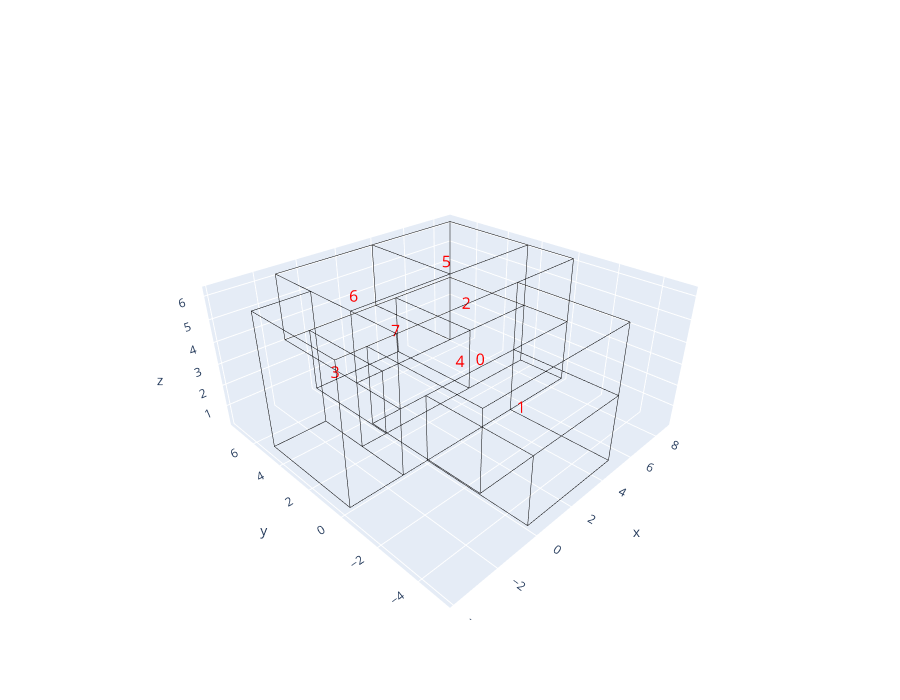

The cell this chart's notebook holds for it:
### Markdown cell above
## 8. Label cells to identify rooms

### Code cell
import plotly.graph_objects as go

fig = go.Figure()

for i, v in enumerate(cell_vertices):
    fig.add_trace(go.Scatter3d(
        x=[v.X()], y=[v.Y()], z=[v.Z()],
        mode='text',
        text=[str(i)],
        textfont=dict(size=16, color='red'),
        showlegend=False
    ))

for e in Topology.Edges(cellcomplex):
    vs = Topology.Vertices(e)
    fig.add_trace(go.Scatter3d(
        x=[vs[0].X(), vs[1].X()],
        y=[vs[0].Y(), vs[1].Y()],
        z=[vs[0].Z(), vs[1].Z()],
        mode='lines',
        line=dict(color='black', width=1),
        showlegend=False
    ))

fig.update_layout(
    width=900, height=700,
    showlegend=False,
    scene=dict(
        xaxis=dict(visible=True),
        yaxis=dict(visible=True),
        zaxis=dict(visible=True),
        bgcolor='white',
        camera=dict(
            eye=dict(x=-1.5, y=-1.5, z=1.2)
        )
    ),
    paper_bgcolor='white'
)
fig.show()

### Figure 1 — Plotly figure (JSON) as saved in the notebook; plotly's stock layout.template omitted (floating-point values rounded to 4 significant figures)
{"data": [{"mode": "text", "showlegend": false, "text": ["0"], "textfont": {"color": "red", "size": 16}, "type": "scatter3d", "x": [0.625], "y": [-2.083], "z": [4.45]}, {"mode": "text", "showlegend": false, "text": ["1"], "textfont": {"color": "red", "size": 16}, "type": "scatter3d", "x": [2.5], "y": [-2.5], "z": [1.7]}, {"mode": "text", "showlegend": false, "text": ["2"], "textfont": {"color": "red", "size": 16}, "type": "scatter3d", "x": [3.5], "y": [1.333], "z": [4.4]}, {"mode": "text", "showlegend": false, "text": ["3"], "textfont": {"color": "red", "size": 16}, "type": "scatter3d", "x": [-2.434], "y": [2.237], "z": [3.358]}, {"mode": "text", "showlegend": false, "text": ["4"], "textfont": {"color": "red", "size": 16}, "type": "scatter3d", "x": [3.162], "y": [1.324], "z": [1.788]}, {"mode": "text", "showlegend": false, "text": ["5"], "textfont": {"color": "red", "size": 16}, "type": "scatter3d", "x": [6.0], "y": [5.0], "z": [4.4]}, {"mode": "text", "showlegend": false, "text": ["6"], "textfont": {"color": "red", "size": 16}, "type": "scatter3d", "x": [0.625], "y": [5.0], "z": [4.45]}, {"mode": "text", "showlegend": false, "text": ["7"], "textfont": {"color": "red", "size": 16}, "type": "scatter3d", "x": [2.75], "y": [5.0], "z": [2.0]}, {"line": {"color": "black", "width": 1}, "mode": "lines", "showlegend": false, "type": "scatter3d", "x": [0, -2.5], "y": [-5, -5.0], "z": [3.2, 3.2]}, {"line": {"color": "black", "width": 1}, "mode": "lines", "showlegend": false, "type": "scatter3d", "x": [0, 0], "y": [0, -5], "z": [3.2, 3.2]}, {"line": {"color": "black", "width": 1}, "mode": "lines", "showlegend": false, "type": "scatter3d", "x": [-1.25, 0], "y": [8e-06, 0], "z": [3.2, 3.2]}, {"line": {"color": "black", "width": 1}, "mode": "lines", "showlegend": false, "type": "scatter3d", "x": [-2.5, -1.25], "y": [8e-06, 8e-06], "z": [3.2, 3.2]}, {"line": {"color": "black", "width": 1}, "mode": "lines", "showlegend": false, "type": "scatter3d", "x": [-2.5, -2.5], "y": [-5.0, 8e-06], "z": [3.2, 3.2]}, {"line": {"color": "black", "width": 1}, "mode": "lines", "showlegend": false, "type": "scatter3d", "x": [0, 5.0], "y": [-5, -5.0], "z": [3.2, 3.2]}, {"line": {"color": "black", "width": 1}, "mode": "lines", "showlegend": false, "type": "scatter3d", "x": [5.0, 5.0], "y": [-5.0, -5.0], "z": [3.2, 6.2]}, {"line": {"color": "black", "width": 1}, "mode": "lines", "showlegend": false, "type": "scatter3d", "x": [5.0, -2.5], "y": [-5.0, -5.0], "z": [6.2, 6.2]}, {"line": {"color": "black", "width": 1}, "mode": "lines", "showlegend": false, "type": "scatter3d", "x": [-2.5, -2.5], "y": [-5.0, -5.0], "z": [6.2, 3.2]}, {"line": {"color": "black", "width": 1}, "mode": "lines", "showlegend": false, "type": "scatter3d", "x": [5.0, 5.0], "y": [4e-06, -5.0], "z": [3.2, 3.2]}, {"line": {"color": "black", "width": 1}, "mode": "lines", "showlegend": false, "type": "scatter3d", "x": [0, 5.0], "y": [0, 4e-06], "z": [3.2, 3.2]}, {"line": {"color": "black", "width": 1}, "mode": "lines", "showlegend": false, "type": "scatter3d", "x": [5.0, 5.0], "y": [8e-06, 4e-06], "z": [6.2, 3.2]}, {"line": {"color": "black", "width": 1}, "mode": "lines", "showlegend": false, "type": "scatter3d", "x": [-1.25, 5.0], "y": [8e-06, 8e-06], "z": [6.2, 6.2]}, {"line": {"color": "black", "width": 1}, "mode": "lines", "showlegend": false, "type": "scatter3d", "x": [-1.25, -1.25], "y": [8e-06, 8e-06], "z": [3.2, 6.2]}, {"line": {"color": "black", "width": 1}, "mode": "lines", "showlegend": false, "type": "scatter3d", "x": [-2.5, -1.25], "y": [8e-06, 8e-06], "z": [6.2, 6.2]}, {"line": {"color": "black", "width": 1}, "mode": "lines", "showlegend": false, "type": "scatter3d", "x": [-2.5, -2.5], "y": [8e-06, 8e-06], "z": [3.2, 6.2]}, {"line": {"color": "black", "width": 1}, "mode": "lines", "showlegend": false, "type": "scatter3d", "x": [-2.5, -2.5], "y": [-5.0, 8e-06], "z": [6.2, 6.2]}, {"line": {"color": "black", "width": 1}, "mode": "lines", "showlegend": false, "type": "scatter3d", "x": [5.0, 5.0], "y": [8e-06, -5.0], "z": [6.2, 6.2]}, {"line": {"color": "black", "width": 1}, "mode": "lines", "showlegend": false, "type": "scatter3d", "x": [0, 5], "y": [-5, -5], "z": [0.2, 0.2]}, {"line": {"color": "black", "width": 1}, "mode": "lines", "showlegend": false, "type": "scatter3d", "x": [5, 5.0], "y": [-5, -5.0], "z": [0.2, 3.2]}, {"line": {"color": "black", "width": 1}, "mode": "lines", "showlegend": false, "type": "scatter3d", "x": [0, 0], "y": [-5, -5], "z": [3.2, 0.2]}, {"line": {"color": "black", "width": 1}, "mode": "lines", "showlegend": false, "type": "scatter3d", "x": [5, 5], "y": [-5, 0], "z": [0.2, 0.2]}, {"line": {"color": "black", "width": 1}, "mode": "lines", "showlegend": false, "type": "scatter3d", "x": [5, 5.0], "y": [0, 4e-06], "z": [0.2, 3.2]}, {"line": {"color": "black", "width": 1}, "mode": "lines", "showlegend": false, "type": "scatter3d", "x": [5, 0], "y": [0, 0], "z": [0.2, 0.2]}, {"line": {"color": "black", "width": 1}, "mode": "lines", "showlegend": false, "type": "scatter3d", "x": [0, 0], "y": [0, 0], "z": [0.2, 3.2]}, {"line": {"color": "black", "width": 1}, "mode": "lines", "showlegend": false, "type": "scatter3d", "x": [0, 0], "y": [0, -5], "z": [0.2, 0.2]}, {"line": {"color": "black", "width": 1}, "mode": "lines", "showlegend": false, "type": "scatter3d", "x": [5.0, 8.75], "y": [2.5, 2.5], "z": [3.2, 3.2]}, {"line": {"color": "black", "width": 1}, "mode": "lines", "showlegend": false, "type": "scatter3d", "x": [3.75, 5.0], "y": [2.5, 2.5], "z": [3.2, 3.2]}, {"line": {"color": "black", "width": 1}, "mode": "lines", "showlegend": false, "type": "scatter3d", "x": [1.3e-05, 3.75], "y": [2.5, 2.5], "z": [3.2, 3.2]}, {"line": {"color": "black", "width": 1}, "mode": "lines", "showlegend": false, "type": "scatter3d", "x": [-1.25, 1.3e-05], "y": [2.5, 2.5], "z": [3.2, 3.2]}, {"line": {"color": "black", "width": 1}, "mode": "lines", "showlegend": false, "type": "scatter3d", "x": [-1.25, -1.25], "y": [8e-06, 2.5], "z": [3.2, 3.2]}, {"line": {"color": "black", "width": 1}, "mode": "lines", "showlegend": false, "type": "scatter3d", "x": [8.75, 5.0], "y": [8e-06, 4e-06], "z": [3.2, 3.2]}, {"line": {"color": "black", "width": 1}, "mode": "lines", "showlegend": false, "type": "scatter3d", "x": [8.75, 8.75], "y": [2.5, 8e-06], "z": [3.2, 3.2]}, {"line": {"color": "black", "width": 1}, "mode": "lines", "showlegend": false, "type": "scatter3d", "x": [8.75, 5.0], "y": [8e-06, 8e-06], "z": [6.2, 6.2]}, {"line": {"color": "black", "width": 1}, "mode": "lines", "showlegend": false, "type": "scatter3d", "x": [8.75, 8.75], "y": [8e-06, 8e-06], "z": [3.2, 6.2]}, {"line": {"color": "black", "width": 1}, "mode": "lines", "showlegend": false, "type": "scatter3d", "x": [8.75, 3.75], "y": [2.5, 2.5], "z": [6.2, 6.2]}, {"line": {"color": "black", "width": 1}, "mode": "lines", "showlegend": false, "type": "scatter3d", "x": [3.75, -1.25], "y": [2.5, 2.5], "z": [6.2, 6.2]}, {"line": {"color": "black", "width": 1}, "mode": "lines", "showlegend": false, "type": "scatter3d", "x": [-1.25, -1.25], "y": [2.5, 8e-06], "z": [6.2, 6.2]}, {"line": {"color": "black", "width": 1}, "mode": "lines", "showlegend": false, "type": "scatter3d", "x": [8.75, 8.75], "y": [8e-06, 2.5], "z": [6.2, 6.2]}, {"line": {"color": "black", "width": 1}, "mode": "lines", "showlegend": false, "type": "scatter3d", "x": [-1.25, -1.25], "y": [2.5, 2.5], "z": [6.2, 3.2]}, {"line": {"color": "black", "width": 1}, "mode": "lines", "showlegend": false, "type": "scatter3d", "x": [8.75, 8.75], "y": [2.5, 2.5], "z": [6.2, 3.2]}, {"line": {"color": "black", "width": 1}, "mode": "lines", "showlegend": false, "type": "scatter3d", "x": [3.75, 3.75], "y": [2.5, 2.5], "z": [3.2, 6.2]}, {"line": {"color": "black", "width": 1}, "mode": "lines", "showlegend": false, "type": "scatter3d", "x": [-1.25, -3.75], "y": [5.0, 5.0], "z": [6.2, 6.2]}, {"line": {"color": "black", "width": 1}, "mode": "lines", "showlegend": false, "type": "scatter3d", "x": [-3.75, -3.75], "y": [5.0, 2.5], "z": [6.2, 6.2]}, {"line": {"color": "black", "width": 1}, "mode": "lines", "showlegend": false, "type": "scatter3d", "x": [-3.75, -3.75], "y": [2.5, 8e-06], "z": [6.2, 6.2]}, {"line": {"color": "black", "width": 1}, "mode": "lines", "showlegend": false, "type": "scatter3d", "x": [-3.75, -2.5], "y": [8e-06, 8e-06], "z": [6.2, 6.2]}, {"line": {"color": "black", "width": 1}, "mode": "lines", "showlegend": false, "type": "scatter3d", "x": [-1.25, -1.25], "y": [2.5, 5.0], "z": [6.2, 6.2]}, {"line": {"color": "black", "width": 1}, "mode": "lines", "showlegend": false, "type": "scatter3d", "x": [-3.75, -3.75], "y": [8e-06, 8e-06], "z": [3.2, 0.2]}, {"line": {"color": "black", "width": 1}, "mode": "lines", "showlegend": false, "type": "scatter3d", "x": [-3.75, -3.75], "y": [8e-06, 8e-06], "z": [6.2, 3.2]}, {"line": {"color": "black", "width": 1}, "mode": "lines", "showlegend": false, "type": "scatter3d", "x": [-1.25, -1.25], "y": [8e-06, 8e-06], "z": [0.2, 3.2]}, {"line": {"color": "black", "width": 1}, "mode": "lines", "showlegend": false, "type": "scatter3d", "x": [-3.75, -1.25], "y": [8e-06, 8e-06], "z": [0.2, 0.2]}, {"line": {"color": "black", "width": 1}, "mode": "lines", "showlegend": false, "type": "scatter3d", "x": [-1.25, -1.25], "y": [5.0, 5.0], "z": [3.2, 6.2]}, {"line": {"color": "black", "width": 1}, "mode": "lines", "showlegend": false, "type": "scatter3d", "x": [-1.25, -1.25], "y": [2.5, 5.0], "z": [3.2, 3.2]}, {"line": {"color": "black", "width": 1}, "mode": "lines", "showlegend": false, "type": "scatter3d", "x": [-1.25, -1.25], "y": [2.5, 2.5], "z": [0.2, 3.2]}, {"line": {"color": "black", "width": 1}, "mode": "lines", "showlegend": false, "type": "scatter3d", "x": [-1.25, -1.25], "y": [8e-06, 2.5], "z": [0.2, 0.2]}, {"line": {"color": "black", "width": 1}, "mode": "lines", "showlegend": false, "type": "scatter3d", "x": [-1.25, -1.25], "y": [5.0, 5.0], "z": [3.2, 0.2]}, {"line": {"color": "black", "width": 1}, "mode": "lines", "showlegend": false, "type": "scatter3d", "x": [-1.25, -3.75], "y": [5.0, 5.0], "z": [0.2, 0.2]}, {"line": {"color": "black", "width": 1}, "mode": "lines", "showlegend": false, "type": "scatter3d", "x": [-3.75, -3.75], "y": [5.0, 5.0], "z": [0.2, 3.2]}, {"line": {"color": "black", "width": 1}, "mode": "lines", "showlegend": false, "type": "scatter3d", "x": [-3.75, -3.75], "y": [5.0, 5.0], "z": [3.2, 6.2]}, {"line": {"color": "black", "width": 1}, "mode": "lines", "showlegend": false, "type": "scatter3d", "x": [-3.75, -3.75], "y": [5.0, 2.5], "z": [0.2, 0.2]}, {"line": {"color": "black", "width": 1}, "mode": "lines", "showlegend": false, "type": "scatter3d", "x": [-3.75, -3.75], "y": [2.5, 8e-06], "z": [0.2, 0.2]}, {"line": {"color": "black", "width": 1}, "mode": "lines", "showlegend": false, "type": "scatter3d", "x": [-1.25, -1.25], "y": [5.0, 2.5], "z": [0.2, 0.2]}, {"line": {"color": "black", "width": 1}, "mode": "lines", "showlegend": false, "type": "scatter3d", "x": [5.0, 5.0], "y": [2.5, 2.5], "z": [0.2, 3.2]}, {"line": {"color": "black", "width": 1}, "mode": "lines", "showlegend": false, "type": "scatter3d", "x": [8.75, 5.0], "y": [2.5, 2.5], "z": [0.2, 0.2]}, {"line": {"color": "black", "width": 1}, "mode": "lines", "showlegend": false, "type": "scatter3d", "x": [8.75, 8.75], "y": [2.5, 2.5], "z": [3.2, 0.2]}, {"line": {"color": "black", "width": 1}, "mode": "lines", "showlegend": false, "type": "scatter3d", "x": [5.0, 1.3e-05], "y": [2.5, 2.5], "z": [0.2, 0.2]}, {"line": {"color": "black", "width": 1}, "mode": "lines", "showlegend": false, "type": "scatter3d", "x": [1.3e-05, 1.3e-05], "y": [2.5, 2.5], "z": [0.2, 3.2]}, {"line": {"color": "black", "width": 1}, "mode": "lines", "showlegend": false, "type": "scatter3d", "x": [1.3e-05, -1.25], "y": [2.5, 2.5], "z": [0.2, 0.2]}, {"line": {"color": "black", "width": 1}, "mode": "lines", "showlegend": false, "type": "scatter3d", "x": [-1.25, 0], "y": [8e-06, 0], "z": [0.2, 0.2]}, {"line": {"color": "black", "width": 1}, "mode": "lines", "showlegend": false, "type": "scatter3d", "x": [8.75, 8.75], "y": [8e-06, 8e-06], "z": [0.2, 3.2]}, {"line": {"color": "black", "width": 1}, "mode": "lines", "showlegend": false, "type": "scatter3d", "x": [5, 8.75], "y": [0, 8e-06], "z": [0.2, 0.2]}, {"line": {"color": "black", "width": 1}, "mode": "lines", "showlegend": false, "type": "scatter3d", "x": [8.75, 8.75], "y": [8e-06, 2.5], "z": [0.2, 0.2]}, {"line": {"color": "black", "width": 1}, "mode": "lines", "showlegend": false, "type": "scatter3d", "x": [8.75, 8.75], "y": [7.5, 2.5], "z": [3.2, 3.2]}, {"line": {"color": "black", "width": 1}, "mode": "lines", "showlegend": false, "type": "scatter3d", "x": [5.0, 8.75], "y": [7.5, 7.5], "z": [3.2, 3.2]}, {"line": {"color": "black", "width": 1}, "mode": "lines", "showlegend": false, "type": "scatter3d", "x": [5.0, 5.0], "y": [2.5, 7.5], "z": [3.2, 3.2]}, {"line": {"color": "black", "width": 1}, "mode": "lines", "showlegend": false, "type": "scatter3d", "x": [8.75, 8.75], "y": [7.5, 7.5], "z": [3.2, 6.2]}, {"line": {"color": "black", "width": 1}, "mode": "lines", "showlegend": false, "type": "scatter3d", "x": [8.75, 8.75], "y": [7.5, 2.5], "z": [6.2, 6.2]}, {"line": {"color": "black", "width": 1}, "mode": "lines", "showlegend": false, "type": "scatter3d", "x": [5.0, 3.75], "y": [7.5, 7.5], "z": [3.2, 3.2]}, {"line": {"color": "black", "width": 1}, "mode": "lines", "showlegend": false, "type": "scatter3d", "x": [3.75, 3.75], "y": [7.5, 7.5], "z": [3.2, 6.2]}, {"line": {"color": "black", "width": 1}, "mode": "lines", "showlegend": false, "type": "scatter3d", "x": [3.75, 8.75], "y": [7.5, 7.5], "z": [6.2, 6.2]}, {"line": {"color": "black", "width": 1}, "mode": "lines", "showlegend": false, "type": "scatter3d", "x": [3.75, 3.75], "y": [2.5, 7.5], "z": [3.2, 3.2]}, {"line": {"color": "black", "width": 1}, "mode": "lines", "showlegend": false, "type": "scatter3d", "x": [3.75, 3.75], "y": [7.5, 2.5], "z": [6.2, 6.2]}, {"line": {"color": "black", "width": 1}, "mode": "lines", "showlegend": false, "type": "scatter3d", "x": [1.3e-05, 3.75], "y": [7.5, 7.5], "z": [3.2, 3.2]}, {"line": {"color": "black", "width": 1}, "mode": "lines", "showlegend": false, "type": "scatter3d", "x": [1.3e-05, 1.3e-05], "y": [2.5, 7.5], "z": [3.2, 3.2]}, {"line": {"color": "black", "width": 1}, "mode": "lines", "showlegend": false, "type": "scatter3d", "x": [1.3e-05, -1.25], "y": [7.5, 7.5], "z": [3.2, 3.2]}, {"line": {"color": "black", "width": 1}, "mode": "lines", "showlegend": false, "type": "scatter3d", "x": [-1.25, -1.25], "y": [7.5, 7.5], "z": [3.2, 6.2]}, {"line": {"color": "black", "width": 1}, "mode": "lines", "showlegend": false, "type": "scatter3d", "x": [-1.25, 3.75], "y": [7.5, 7.5], "z": [6.2, 6.2]}, {"line": {"color": "black", "width": 1}, "mode": "lines", "showlegend": false, "type": "scatter3d", "x": [-1.25, -1.25], "y": [5.0, 7.5], "z": [3.2, 3.2]}, {"line": {"color": "black", "width": 1}, "mode": "lines", "showlegend": false, "type": "scatter3d", "x": [-1.25, -1.25], "y": [7.5, 5.0], "z": [6.2, 6.2]}, {"line": {"color": "black", "width": 1}, "mode": "lines", "showlegend": false, "type": "scatter3d", "x": [5.0, 5.0], "y": [2.5, 7.5], "z": [0.2, 0.2]}, {"line": {"color": "black", "width": 1}, "mode": "lines", "showlegend": false, "type": "scatter3d", "x": [5.0, 5.0], "y": [7.5, 7.5], "z": [0.2, 3.2]}, {"line": {"color": "black", "width": 1}, "mode": "lines", "showlegend": false, "type": "scatter3d", "x": [5.0, 1.3e-05], "y": [7.5, 7.5], "z": [0.2, 0.2]}, {"line": {"color": "black", "width": 1}, "mode": "lines", "showlegend": false, "type": "scatter3d", "x": [1.3e-05, 1.3e-05], "y": [7.5, 7.5], "z": [0.2, 3.2]}, {"line": {"color": "black", "width": 1}, "mode": "lines", "showlegend": false, "type": "scatter3d", "x": [1.3e-05, 1.3e-05], "y": [2.5, 7.5], "z": [0.2, 0.2]}], "layout": {"height": 700, "paper_bgcolor": "white", "scene": {"bgcolor": "white", "camera": {"eye": {"x": -1.5, "y": -1.5, "z": 1.2}}, "xaxis": {"visible": true}, "yaxis": {"visible": true}, "zaxis": {"visible": true}}, "showlegend": false, "width": 900}}
